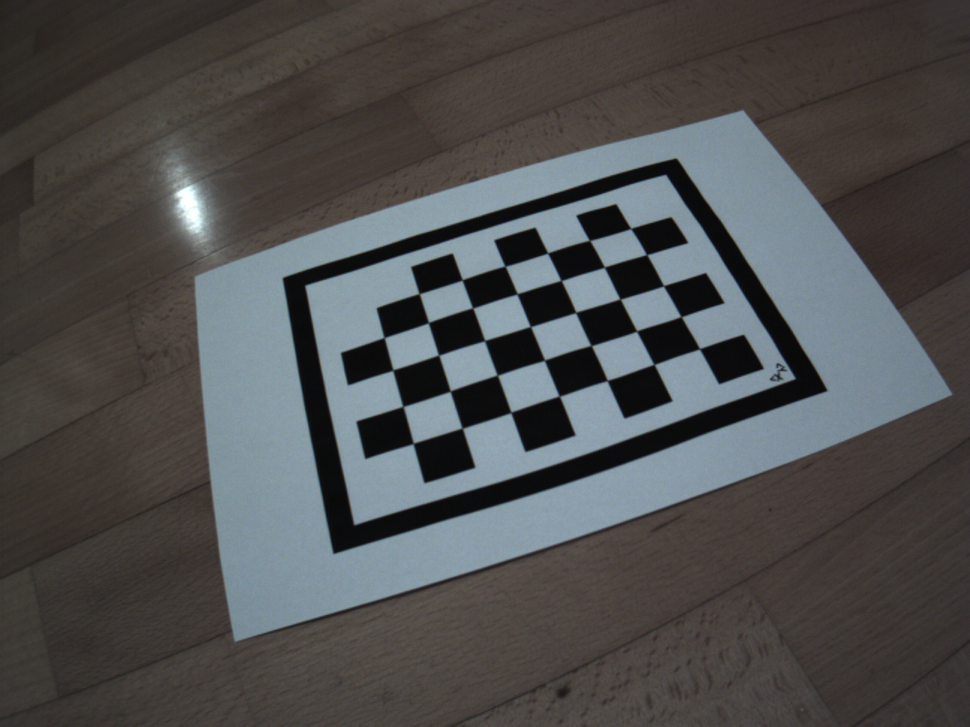
#> input picture samples/G3DCV2020_data_part1_calibration/calib/img_00000.png, 970 x 727 px, shrunk from 1296 x 972 before the run; its folder holds only this picture in this run
$ python calibrate_camera.py
#> lines starting #> are read from the running program, lines starting #| are printed output that depends on the picture; after the words box and inside, x2 and y2 are one past the last pixel; in counts of white or black regions, pixels touching at a corner belong together; long printed decimals are rounded
### samples/ChessboardDetector.py
import cv2
import numpy as np


class ChessboardDetector:

    def __init__(self, min_contour_len=100, polydp_epsilon=50, refineCornerHWinsize=9):
        self.min_contour_len = min_contour_len
        self.polydp_epsilon = polydp_epsilon
        self._generate_chessboard_model()
        self.refineCornerHWinsize = refineCornerHWinsize

    def _generate_chessboard_model(self):

        self.oplane = np.array([[18, 0], [0, 0], [0, 14], [18, 14]])

        (XX, YY) = np.meshgrid(np.linspace(2.0, 16.0, 8), np.linspace(2, 12, 6))
        self.ZZ = np.array([((i + j) % 2) * 255 for i in range(0, 6) for j in range(0, 8)])
        self.ZZ[-1] = 255
        self.ZZ = np.reshape(self.ZZ, (6, 8))
        self.chessboard_points = np.vstack((XX.flatten(), YY.flatten(), np.ones((1, np.size(XX)))))

        (Xmod, Ymod) = np.meshgrid(np.linspace(3.0, 15.0, 7), np.linspace(3, 11, 5))
        self.model_points = np.vstack((Xmod.flatten(), Ymod.flatten(), np.zeros((1, np.size(Xmod)))))
        self.model_points = self.model_points[:, :-1]

    def __call__(self, img):

        if len(img.shape) > 2 and img.shape[2] > 1:
            self.dbg_img = np.copy(img)
            img = cv2.cvtColor(img, cv2.COLOR_BGR2GRAY)
        else:
            self.dbg_img = cv2.cvtColor(img, cv2.COLOR_GRAY2BGR)

        ret, bw = cv2.threshold(img, 50, 255, cv2.THRESH_OTSU)
        contours, _ = cv2.findContours(bw, cv2.RETR_LIST, cv2.CHAIN_APPROX_NONE)

        bw_er = cv2.dilate(bw, None, iterations=2)

        for cvec in contours:

            cvec = np.squeeze(cvec)
            if cvec.shape[0] < self.min_contour_len:
                continue

            quad = cv2.approxPolyDP(cvec, self.polydp_epsilon, True)
            quad = np.squeeze(quad)
            if quad.shape[0] != 4:
                continue

            # for ii in range(0, len(quad)-1):
            #    cv2.line( dbg, tuple( quad[ii] ),  tuple( quad[ii+1] ), (0,0,255), 2 )
            # cv2.line( dbg, tuple( quad[0] ),  tuple( quad[3] ), (0,0,255), 2 )

            for rot in range(0, 4):
                curr_oplane = np.roll(self.oplane, rot, axis=0)
                H = np.matrix(cv2.findHomography(curr_oplane, quad, 0)[0])

                ptsI = H * self.chessboard_points
                ptsI = ptsI / ptsI[2, :]

                # for ii in range(0, ptsI.shape[1] ):
                #    cv2.drawMarker( dbg, tuple( ptsI[0:2,ii].getA1().astype( np.uint32 ) ), (100,100,0), cv2.MARKER_CROSS, 10, 2 )
                #    cv2.putText( dbg, "%d"%ii, tuple( ptsI[0:2,ii].getA1().astype( np.uint32 ) ),cv2.FONT_HERSHEY_SIMPLEX, 0.5, (255,255,0) )

                xcoords = np.clip(ptsI[0, :].getA1().astype(np.uint32), 0, bw.shape[1] - 1)
                ycoords = np.clip(ptsI[1, :].getA1().astype(np.uint32), 0, bw.shape[0] - 1)
                imgvals = np.reshape(bw_er[ycoords, xcoords], self.ZZ.shape)

                if np.allclose(imgvals, self.ZZ):
                    aux = np.copy(self.model_points)
                    aux[2, :] = 1
                    corner_points = H * aux
                    self.corners = corner_points[0:2, :] / corner_points[2, :]

                    # Subpix corner refinement
                    # Note: cornerSubPix wants an Nx1x2 tensor
                    #
                    aux = np.ascontiguousarray(np.expand_dims(np.transpose(self.corners), axis=1), dtype=np.float32)
                    aux = cv2.cornerSubPix(img, aux, (self.refineCornerHWinsize, self.refineCornerHWinsize), (-1, -1),
                                           (cv2.TERM_CRITERIA_EPS + cv2.TERM_CRITERIA_COUNT, 50, 0.001))

                    self.corners = np.matrix(np.transpose(np.squeeze(aux)))

                    for ii in range(0, self.corners.shape[1]):
                        pos = tuple(self.corners[:, ii].getA1().astype(np.uint32))
                        cv2.drawMarker(self.dbg_img, pos, (100, 100, 0), cv2.MARKER_SQUARE,
                                       self.refineCornerHWinsize * 2 + 1, 2)
                        cv2.putText(self.dbg_img, "%d" % ii, pos, cv2.FONT_HERSHEY_SIMPLEX, 0.5, (0, 155, 155), 2)

                    self.H = H
                    return True

        return False


# [25 lines that do not run on import are left out]

### samples/calibrate_camera.py
import glob
import cv2
import os
import numpy as np
from ChessboardDetector import ChessboardDetector


def calibrate_camera(imgdir):
    images = glob.glob('%s/img*.png' % imgdir)
    cd = ChessboardDetector()

    all_corners = []
    imgsize = (0, 0)
    for image in images:
        I = cv2.imread(image)
#> I is the input picture: shape (727, 970, 3); mean B, G, R 78.9, 78.5, 78.3
        imgsize = (I.shape[1], I.shape[0])

        print("Processing %s" % image)
        if cd(I):
#> in __call__, `ret, bw = cv2.threshold(img, 50, 255, cv2.THRESH_OTSU)`:
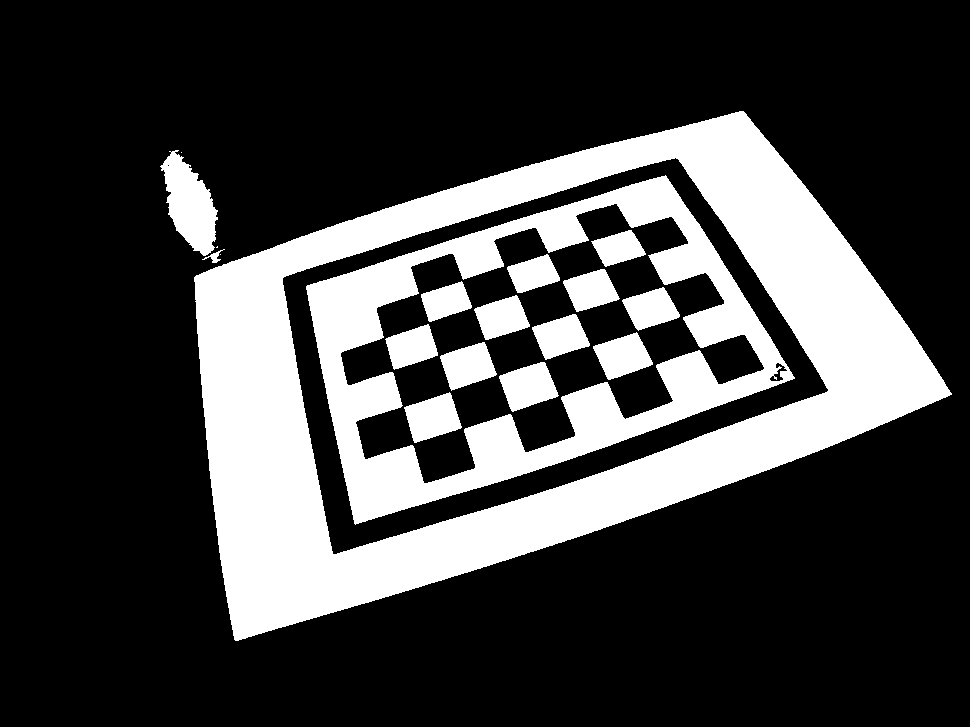
#> bw: shape (727, 970); 25.5% white; 19 white regions (3 under 20 px)
#> in __call__, `ret, bw = cv2.threshold(img, 50, 255, cv2.THRESH_OTSU)`: ret = 101
#> in __call__, `contours, _ = cv2.findContours(bw, cv2.RETR_LIST, cv2.CHAIN_APPROX_NONE)`: contours = 23 contours, 4 with area under 20; largest, box (x1, y1, x2, y2) and area: (194, 111, 952, 641) 243804, (282, 157, 829, 555) 131544, (306, 175, 795, 525) 101600, (340, 203, 765, 484) 59467, (160, 150, 218, 256) 3307
#> in __call__, `bw_er = cv2.dilate(bw, None, iterations=2)`:
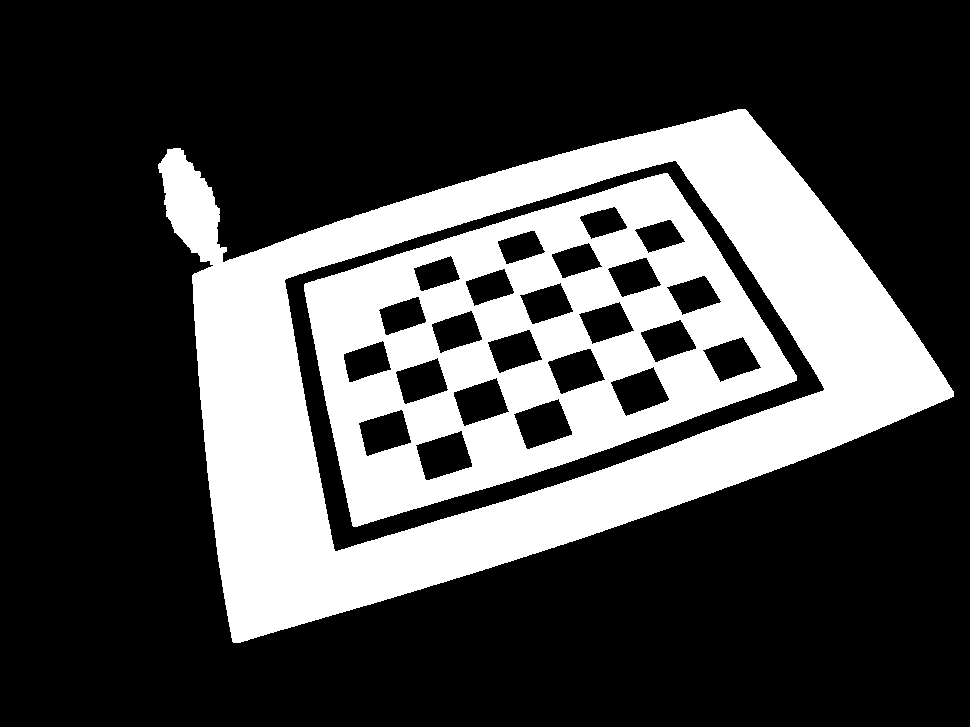
#> bw_er: shape (727, 970); 28.7% white; 2 white regions, box (x1, y1, x2, y2) and area: (158, 109, 954, 643) 127312, (304, 173, 797, 527) 75193
#> the loop in __call__, `for cvec in contours: ` made 18 passes
#> quad on passes 1, 3, 4, 5, 6, 7, 8, 9: [[449, 392], [414, 442]], [[544, 362], [512, 411]], [[484, 342], [451, 390]], [[636, 332], [608, 379]], [[428, 324], [394, 369]], [[575, 314], [545, 359]], [[516, 295], [485, 339]], [663, 287]
#> after the loop in __call__, `for cvec in contours:`:
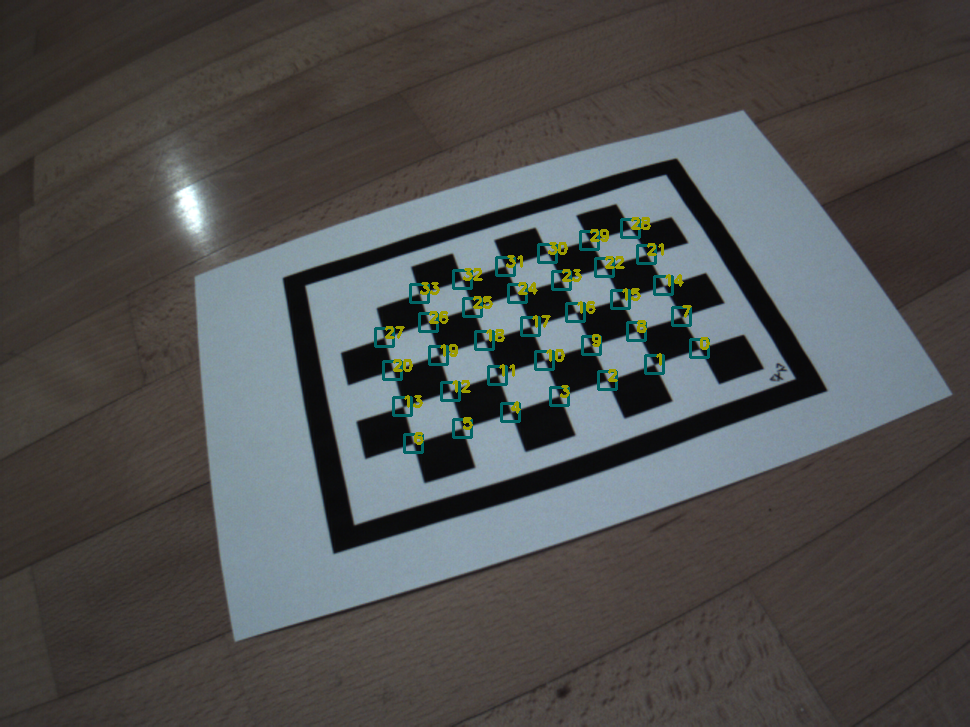
#> self.dbg_img: shape (727, 970, 3); 1.48% of pixels changed, all inside (x1, y1, x2, y2) = (374, 217, 710, 454)
            print("3D chessboard points:")
            print(cd.model_points)
            print("2D image points:")
            print(cd.corners)
#| [[699.5434  654.014 607.237 559.335 510.853 462.236   413.205
#|   681.0952  636.62    591.096 544.4629  497.3362  450.232 402.9523
#|   663.4967  620.162 575.7094  530.3943  484.574 438.639 392.8447
#|   646.652 604.3357  561.105 517.0845  472.6721  428.415 384.137
#|   630.7511  589.5123  547.6809  505.014 462.1723  419.1733 ]
#|  [348.773 364.402 380.517 396.1483  412.381 428.199 443.437
#> (further printed lines are left out)
            cv2.imshow('dbg', cd.dbg_img)
            cv2.waitKey(0)
            head, tail = os.path.split(image)
            cv2.imwrite("dbg/%s" % tail, cd.dbg_img)
            all_corners.append(cd.corners)
            print("Chessboard found")

    # cv calibratecamera requires
    #     object_points as  Nimages x Npoints x 1 x 3
    #     image_points  as  Nimages x Npoints x 1 x 2
    #
    #  type float32
    #

    object_points = np.ascontiguousarray( \
        np.tile(np.expand_dims(np.transpose(cd.model_points),
                               axis=1), (len(all_corners), 1, 1, 1)), dtype=np.float32
    )

    image_points = np.zeros((len(all_corners), cd.model_points.shape[1], 1, 2), dtype=np.float32)

    # Fill image_points
    for (idx, corners) in enumerate(all_corners):
        image_points[idx, :, :, :] = np.ascontiguousarray( \
            np.expand_dims(np.transpose(corners),
                           axis=1), dtype=np.float32
        )
#> this loop made 1 pass

    # Calibrate
    print("\n\n")
    print("Calibrating...")
    (ret, K, dist, rvecs, tvecs) = cv2.calibrateCamera(object_points, image_points, imgsize, None, None)
#> ret = 0.605; K = [[1139.7, 0, 466.4], [0, 1291.5, 388.3], [0, 0, 1]]; dist = [[-2.52, 51.37, -0.0144, 0.0555, -525.7]]; rvecs = ([0.0515, 1.15, 2.61],); tvecs = ([13.01, -0.258, 43.06],)

    print("Calibration result: ")
    print("  RMS: %f" % ret)
#|   RMS: 0.6048
    print("    K: \n", K)
#|     K:
#|  [[1.13972249e+03 0.00000000e+00 4.66363259e+02]
#|  [0.00000000e+00 1.29151628e+03 3.88298690e+02]
#|  [0.00000000e+00 0.00000000e+00 1.00000000e+00]]
    print(" dist: \n", dist)
#|  dist:
#|  [[-2.52261585e+00  5.13720983e+01 -1.43553809e-02  5.54665665e-02
#|   -5.25659532e+02]]

    # Write instrinsics to file
    Kfile = cv2.FileStorage(imgdir+'/intrinsics.xml', cv2.FILE_STORAGE_WRITE)
    Kfile.write("K", K)
    Kfile.write("dist", dist)


if __name__ == '__main__':
    # calibrate_camera( './snaps/calib/' )
    calibrate_camera('samples/G3DCV2020_data_part1_calibration/calib')

$ run again, on samples/G3DCV2020_data_part1_calibration/calib/img_00004.png
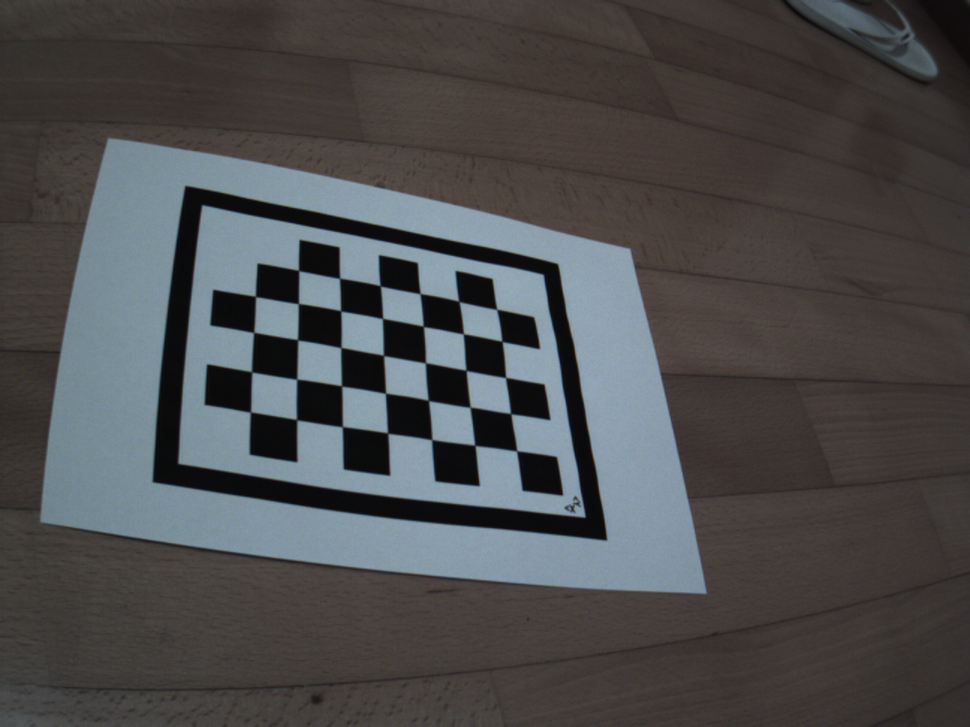
#> input picture samples/G3DCV2020_data_part1_calibration/calib/img_00004.png, 970 x 727 px, shrunk from 1296 x 972 before the run
#> in calibrate_camera, I is the input picture: shape (727, 970, 3); mean B, G, R 76.6, 76, 75.6
#> in __call__, `ret, bw = cv2.threshold(img, 50, 255, cv2.THRESH_OTSU)`:
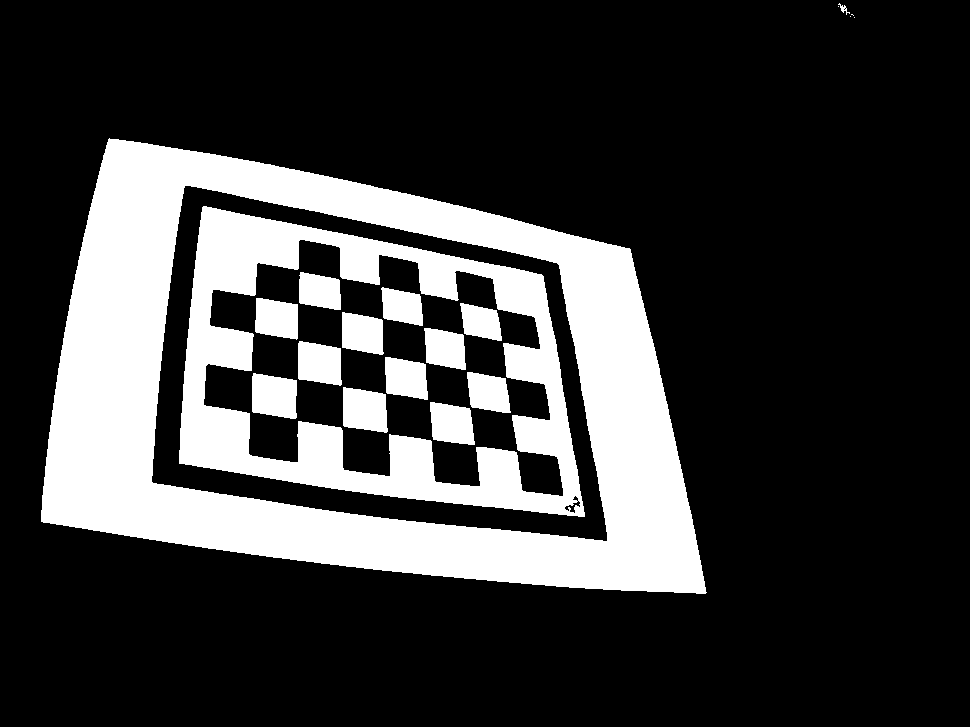
#> bw: shape (727, 970); 23.3% white; 19 white regions (4 under 20 px)
#> in __call__, `ret, bw = cv2.threshold(img, 50, 255, cv2.THRESH_OTSU)`: ret = 100
#> contours = 25 contours, 6 with area under 20; largest, box (x1, y1, x2, y2) and area: (41, 138, 707, 594) 226173, (151, 185, 608, 542) 121884, (179, 206, 585, 517) 94143, (203, 239, 564, 497) 55116, (252, 373, 297, 419) 1671
#> bw_er: shape (727, 970); 25.9% white; 3 white regions, box (x1, y1, x2, y2) and area: (39, 136, 709, 596) 113674, (177, 204, 587, 519) 68756, (836, 1, 857, 20) 219
#> the loop in __call__, `for cvec in contours: ` made 16 passes
#> quad on passes 3 to 10: [[430, 402], [474, 444]], [[343, 387], [386, 432]], [[253, 373], [295, 418]], [[467, 372], [510, 412]], [[385, 357], [427, 399]], [[299, 341], [340, 385]], [[424, 328], [465, 369]], [[342, 312], [382, 354]]
#> after the loop in __call__, `for cvec in contours:`:
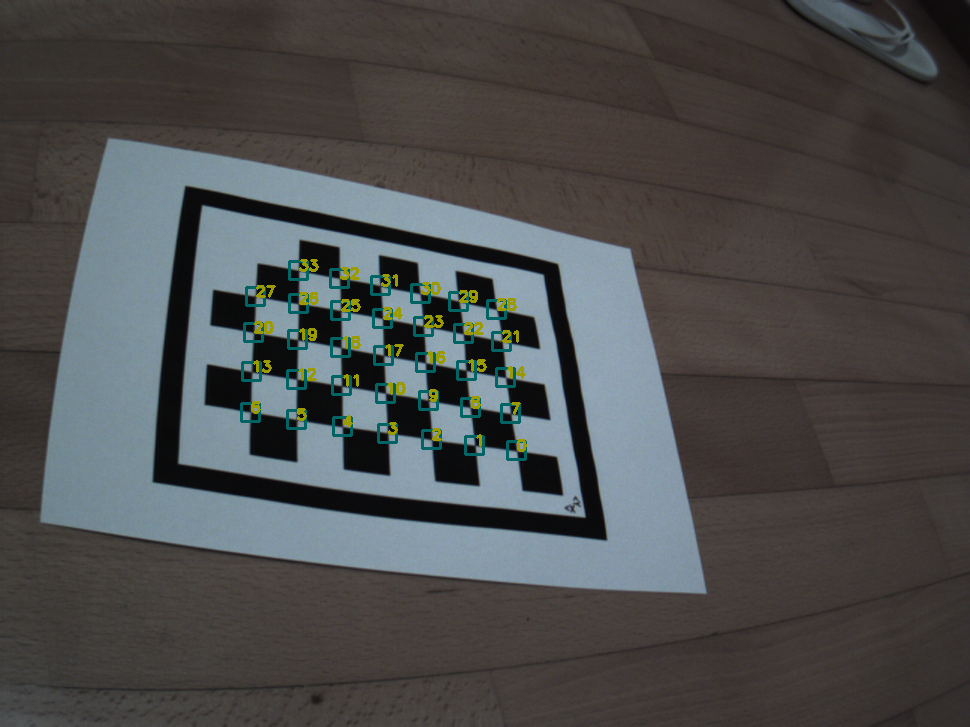
#> self.dbg_img: shape (727, 970, 3); 1.48% of pixels changed, all inside (x1, y1, x2, y2) = (240, 259, 527, 461)
#| [[516.6269  474.899 431.705 387.6569  342.3458  296.623 250.443
#|   510.6653  470.108 428.368 385.4829  341.5671  296.7222  251.598
#|   505.5413  466.009 425.430 383.472 340.843 297.5973  253.6999
#|   501.9976  463.322 423.331 382.502 340.6913  298.387 255.480
#|   496.677 458.846 420.0759  380.210 339.562 298.602]
#|  [450.928 445.382 439.629 433.1049  426.6337  419.674 412.0717
#> (further printed lines are left out)
#> the loop in calibrate_camera, `for (idx, corners) in enumerate(all_corners):` made 1 pass
#> in calibrate_camera, `(ret, K, dist, rvecs, tvecs) = cv2.calibrateCamera(object_points, imag..`: ret = 0.6; K = [[1041, 0, 489], [0, 1081.4, 369], [0, 0, 1]]; dist = [[-0.571, -3.19, 0.0127, -0.0279, 29.9]]; rvecs = ([0.646, -0.978, -2.88],); tvecs = ([4.26, 6.44, 45.7],)
#|   RMS: 0.6003
#|     K:
#|  [[1.04101504e+03 0.00000000e+00 4.89017104e+02]
#|  [0.00000000e+00 1.08144087e+03 3.68972419e+02]
#|  [0.00000000e+00 0.00000000e+00 1.00000000e+00]]
#|  dist:
#|  [[-5.70558131e-01 -3.18874980e+00  1.26641262e-02 -2.79402029e-02
#|    2.98951163e+01]]
